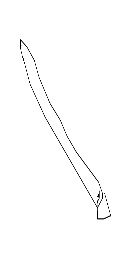
#> input picture similarity/0.jpg, 128 x 256 px
$ python edge_detection.py
#> lines starting #> are read from the running program, lines starting #| are printed output that depends on the picture; after the words box and inside, x2 and y2 are one past the last pixel; in counts of white or black regions, pixels touching at a corner belong together
import cv2
import numpy as np
import matplotlib.pyplot as plt

if __name__ == "__main__":

	# input original image
	img_orig = cv2.imread('0.jpg',0)
#> img_orig is the input picture: shape (256, 128); min 0, max 255, mean 252.6

	# do edge detection
	img_edges = cv2.Canny(img_orig,100,200)
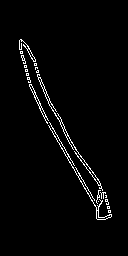
#> img_edges: shape (256, 128); 2.5% white in thin lines or dots, all inside (x1, y1, x2, y2) = (19, 39, 112, 220)

	# resize image: 256*256
	img_resize = cv2.resize(img_edges, (256,256), interpolation=cv2.INTER_CUBIC)
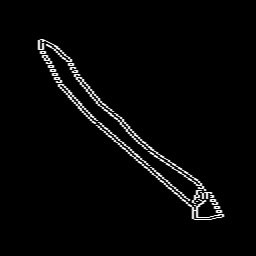
#> img_resize: shape (256, 256); min 0, max 255, mean 6.7

	# save resize image
	# cv2.imwrite('./dataset/doodles/image_edge/dog/0_edge.jpg', img_resize)
	cv2.imwrite('./0_edge.jpg', img_resize)

	# [5 lines of commented-out code are left out]
	np.savetxt('./dataset/doodles/edge_matrix/dog/9.csv', img_resize, delimiter = ',')


	plt.imshow(img_resize,cmap = 'gray')
	plt.show()
